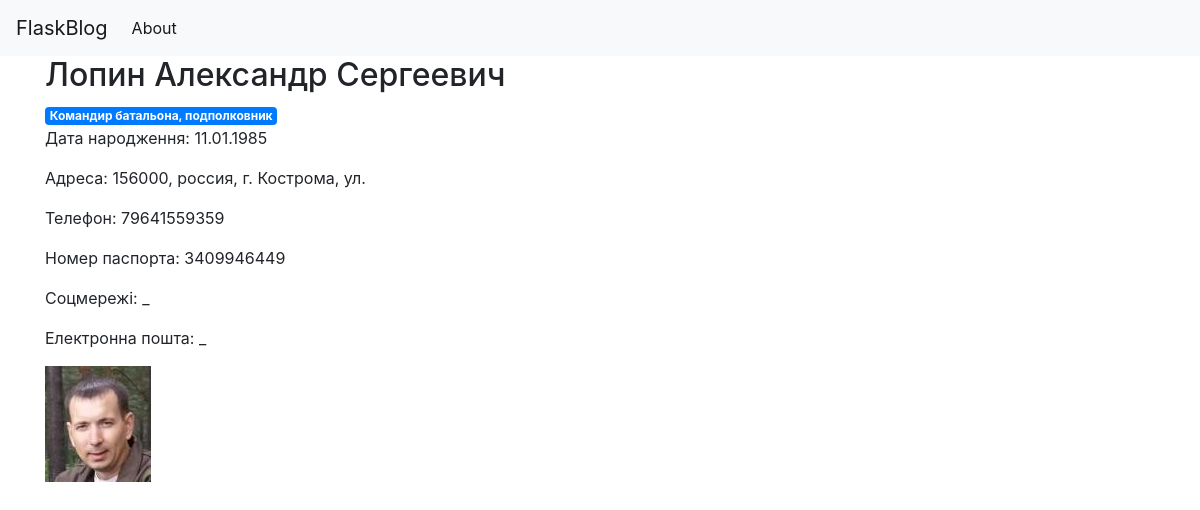
/1, run on an earlier commit of the app's database.
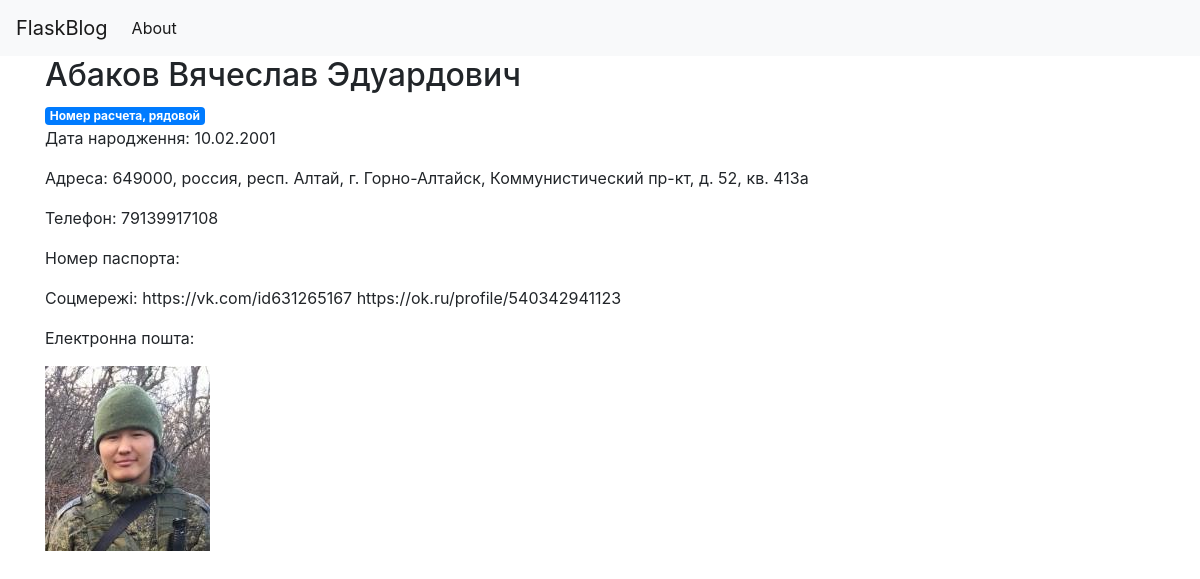
And on a later commit of the database.
### tables this page shows
CREATE TABLE posts (
        id INTEGER PRIMARY KEY AUTOINCREMENT,
        created TIMESTAMP NOT NULL DEFAULT CURRENT_TIMESTAMP,
        FIO TEXT,
        DOB TEXT,
        Position TEXT,
        Unit TEXT,
        Passport TEXT,
        Passport_Issue_Date TEXT,
        Issued_By TEXT,
        Taxpayer_Number TEXT,
        Social_Security_Number TEXT,
        Address TEXT,
        Phone_Number TEXT,
        Social_Media TEXT,
        Email TEXT,
        Status TEXT,
        Verified TEXT,
        Source TEXT,
        Image_File TEXT
    );

### app.py (the view)
@app.route('/<int:post_id>')
def post(post_id):
    post = get_post(post_id)
    return render_template('post.html', post=post)

### app.py (called while the page is built)
def get_db_connection():
    conn = sqlite3.connect(db)
    conn.row_factory = sqlite3.Row
    return conn

def get_post(post_id):
    conn = get_db_connection()
    post = conn.execute('SELECT * FROM posts WHERE id = ?',
                        (post_id,)).fetchone()
    conn.close()
    if post is None:
        abort(404)
    return post

### templates/post.html
{% extends 'base.html' %}
{% block content %}
    <h2>{% block title %} {{ post['FIO'] }} {% endblock %}</h2>
    <span class="badge badge-primary">{{ post['Position'] }}</span>
    <p>Дата народження: {{ post['DOB'] }}</p>
    <p>Адреса: {{ post['Address'] }}</p>
    <p>Телефон: {{ post['Phone_Number'] }}</p>
    <p>Номер паспорта: {{ post['Passport'] }}</p>
    <p>Соцмережі: {{ post['Social_Media'] }}</p>
    <p>Електронна пошта: {{ post['Email'] }}</p>
    <img src="{{ url_for('static', filename='images/' + post['Image_File']) }}" alt="{{ post['FIO'] }} Image">
{% endblock %}

### templates/base.html (shortened to what this page needs)
<!doctype html>
<html lang="en">
  <head>
    <link rel="stylesheet" href="https://stackpath.bootstrapcdn.com/bootstrap/4.3.1/css/bootstrap.min.css">
  </head>
  <body>
    <nav class="navbar navbar-expand-md navbar-light bg-light">
        <a class="navbar-brand" href="{{ url_for('index')}}">FlaskBlog</a>
        <div class="collapse navbar-collapse" id="navbarNav">
            <ul class="navbar-nav">
            <li class="nav-item active">
                <a class="nav-link" href="#">About</a>
            </li>
            </ul>
        </div>
    </nav>
    <div class="container">
        {% block content %} {% endblock %}
    </div>
  </body>
</html>

What changed in the data, as far as the page shows it:
changed posts: FIO "Лопин Александр Сергеевич" → "Абаков Вячеслав Эдуардович"; Position "Командир батальона, подполковник" → "Номер расчета, рядовой"; DOB "11.01.1985" → "10.02.2001"; Address "156000, россия, г. Кострома, ул." → "649000, россия, респ. Алтай, г. Горно-Алтайск, Коммунистический пр-кт, д. 52, кв. 413а"; Phone_Number "79641559359" → "79139917108"; Social_Media "_" → "https://vk.com/id631265167 https://ok.ru/profile/540342941123"; Image_File: a different picture; Passport "3409946449" → (not shown); Email "_" → (not shown)
